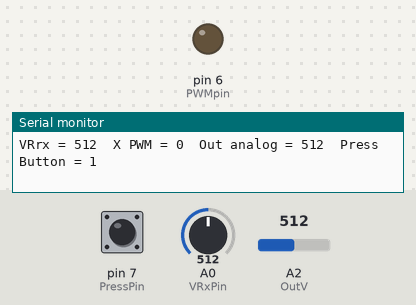
Bench run of a sketch on a simulated Arduino Uno, built with avr-gcc and run on an emulated ATmega328P. On the bench: output pins drawn as LEDs (lit = HIGH), the last lines printed to the serial monitor. Inputs (shaded band) come from the test bench; at power-on: A0 (VRxPin) = 512, pin 7 (PressPin) HIGH, A2 (OutV) = 512.

Above: at 1.4 s.
1.5 s: A0 (VRxPin) set to 716
At 2.6 s:
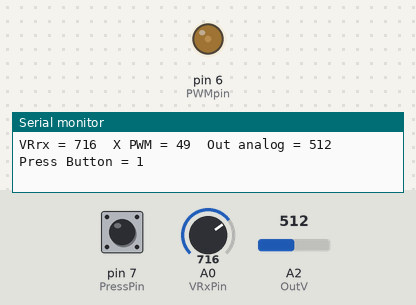
3.1 s: A0 (VRxPin) set to 900
At 4.2 s:
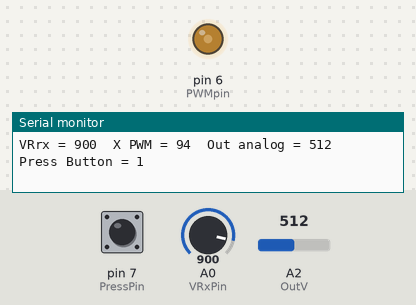
Timing chart, 0 to 6.1 s (numbered marks = the images above; inputs shaded):
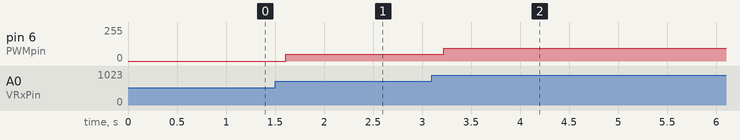

The sketch:

Joystick.ino
```cpp
const int VRxPin = A0;
const int OutV = A2;
#define PWMpin 6
#define PressPin 7
#define BreakPin 3

int VRx = 0;        // value read from the horizontal pot

void setup() {
  Serial.begin(57600);
  pinMode(PressPin,INPUT_PULLUP);

  while (abs(VRx - 511)>10 || PWM_Out() > 5) {

    VRx = analogRead(VRxPin);
    Serial.print(VRx); Serial.println("Waiting for joystick to be centered");
    delay(200);
  }
}

void loop() {

  int X_PWM = PWM_Out(); // int(volt_input * 100.0) / 3;  // limit the speed

  analogWrite(PWMpin, X_PWM);           // output PWM
  int PressButton = digitalRead(PressPin);

  if (PressButton) {
    digitalWrite(BreakPin, LOW);
  } else {
    digitalWrite(BreakPin, HIGH);
  }

  // print the results to the Serial Monitor:
  Serial.print("VRrx = "); Serial.print(VRx);
  Serial.print("\tX PWM = "); Serial.print(X_PWM);
  Serial.print("\tOut analog = "); Serial.print(analogRead(OutV));
  Serial.print("\tPress Button = "); Serial.print(PressButton);
  Serial.println();

  delay(200);
}

// ===========================
int PWM_Out() {
  VRx = analogRead(VRxPin);
  float volt_input = abs(VRx - 512) * 3.3/1023.0;
  return int(volt_input * 250.0/3.3);  // limit the speed
}
```

Measured:
- after the input at 1.5 s, pin 6 (PWMpin): 0/255 → 49/255 after 0.11 s
- after the input at 3.1 s, pin 6 (PWMpin): 49/255 → 94/255 after 0.12 s
